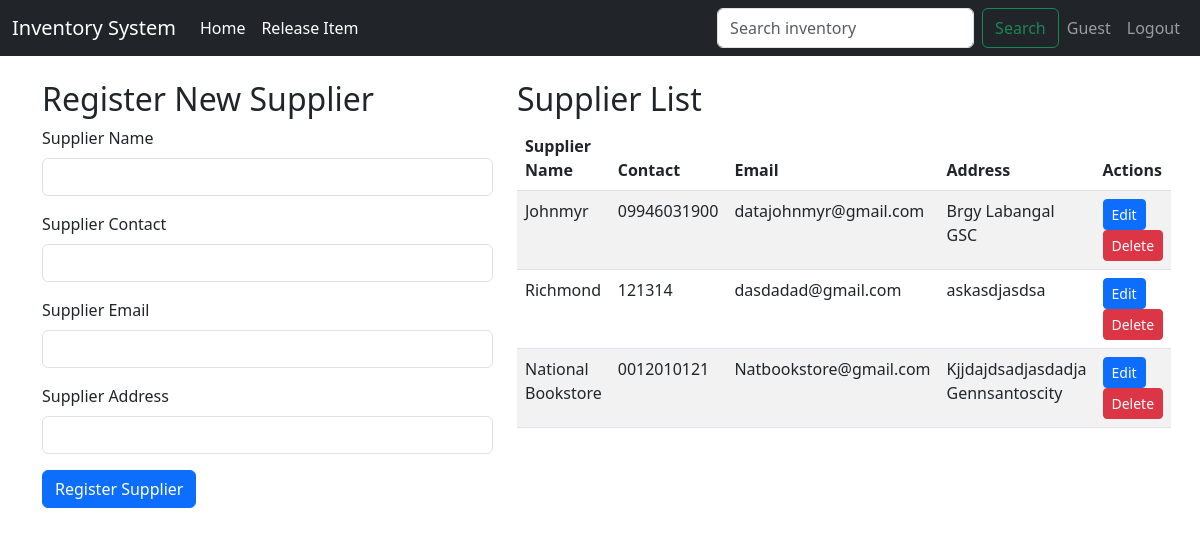
The app's page /supplier_page.php with its own data.
### tables this page shows
CREATE TABLE `suppliers`  (
  `id` int NOT NULL AUTO_INCREMENT,
  `supplier_name` varchar(255) NOT NULL,
  `supplier_contact` varchar(100) NOT NULL,
  `supplier_email` varchar(255) NOT NULL,
  `supplier_address` varchar(255) NOT NULL,
  `archived` varchar(255) NULL DEFAULT NULL,
  PRIMARY KEY (`id`) USING BTREE
);

### supplier_page.php (the view, shortened to what this page needs)
<!DOCTYPE html>
<html lang="en">
<head>
    <link href="https://cdn.jsdelivr.net/npm/bootstrap@5.3.0-alpha1/dist/css/bootstrap.min.css" rel="stylesheet">
</head>
<body>
    <?php include("navigation.php"); ?>
    <?php include('db_connection.php');
    $sql = "SELECT * FROM suppliers";
    $result = $conn->query($sql);
    ?>
    <div class="container mt-4">
        <div class="row">
            <div class="col-md-5">
                <h2>Register New Supplier</h2>
                <form action="register_supplier.php" method="POST">
                    <div class="mb-3">
                        <label for="supplierName" class="form-label">Supplier Name</label>
                        <input type="text" class="form-control" name="supplierName" required>
                    </div>
                    <div class="mb-3">
                        <label for="supplierContact" class="form-label">Supplier Contact</label>
                        <input type="text" class="form-control" name="supplierContact" required>
                    </div>
                    <div class="mb-3">
                        <label for="supplierEmail" class="form-label">Supplier Email</label>
                        <input type="email" class="form-control" name="supplierEmail" required>
                    </div>
                    <div class="mb-3">
                        <label for="supplierAddress" class="form-label">Supplier Address</label>
                        <input type="text" class="form-control" name="supplierAddress" required>
                    </div>
                    <button type="submit" class="btn btn-primary">Register Supplier</button>
                </form>
            </div>
            <div class="col-md-7">
                <h2>Supplier List</h2>
                <table class="table table-striped" id="supplierTable">
                    <thead class="thead-dark">
                        <tr>
                            <th scope="col">Supplier Name</th>
                            <th scope="col">Contact</th>
                            <th scope="col">Email</th>
                            <th scope="col">Address</th>
                            <th scope="col">Actions</th>
                        </tr>
                    </thead>
                    <tbody>
                    <?php
                        if ($result->num_rows > 0) {
                            while ($row = $result->fetch_assoc()) {
                                echo "<tr>";
                                echo "<td>" . $row['supplier_name'] . "</td>";
                                echo "<td>" . $row['supplier_contact'] . "</td>";
                                echo "<td>" . $row['supplier_email'] . "</td>";
                                echo "<td>" . $row['supplier_address'] . "</td>";
                                echo "<td>
                                        <button class='btn btn-primary btn-sm edit-btn' data-id='" . $row['id'] . "'>Edit</button>
                                        <button class='btn btn-danger btn-sm delete-btn' data-id='" . $row['id'] . "'>Delete</button>
                                      </td>";
                                echo "</tr>";
                            }
                        } else {
                            echo "<tr><td colspan='5'>No suppliers found</td></tr>";
                        }
                        ?>
                    </tbody>
                </table>
            </div>
        </div>
    </div>
</body>
</html>

### records on screen
suppliers: supplier_name "Johnmyr", supplier_contact "09946031900", supplier_email "datajohnmyr@gmail.com", supplier_address "Brgy Labangal GSC"
suppliers: supplier_name "Richmond", supplier_contact "121314", supplier_email "dasdadad@gmail.com", supplier_address "askasdjasdsa"
suppliers: supplier_name "National Bookstore", supplier_contact "0012010121", supplier_email "Natbookstore@gmail.com", supplier_address "Kjjdajdsadjasdadja Gennsantoscity"

### other values on screen
$username "Guest"
